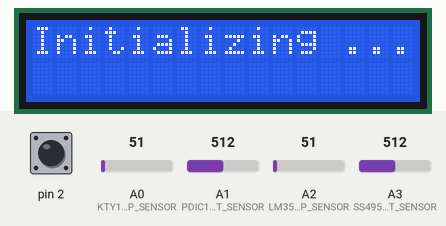
Simulated run of this program. Board: Arduino Uno, built with avr-gcc and run on an emulated ATmega328P. Parts: 16×2 character LCD. The test bench sets the inputs (shaded band); at power-on: pin 2 HIGH, A2 (LM35_TEMP_SENSOR) = 51, A0 (KTY120_TEMP_SENSOR) = 51, A1 (PDIC144_LIGHT_SENSOR) = 512, A3 (SS495_MAGNET_SENSOR) = 512.

Above: at 0.1 s.
2.8 s: pin 2 driven LOW
At 4.8 s:
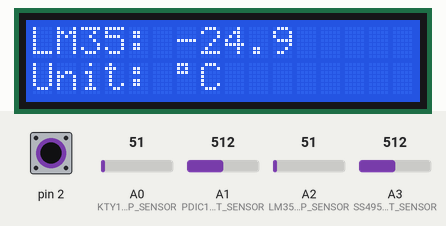
5.1 s: A2 (LM35_TEMP_SENSOR) set to 61
At 6.8 s:
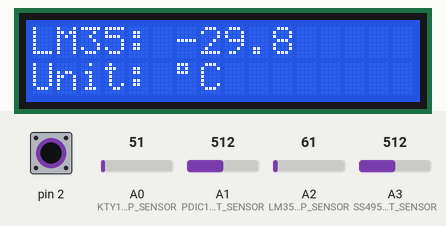
7.1 s: A2 (LM35_TEMP_SENSOR) set to 71
At 8.9 s:
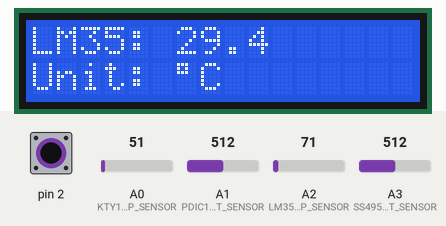
9.2 s: A2 (LM35_TEMP_SENSOR) set to 86
At 10.9 s:
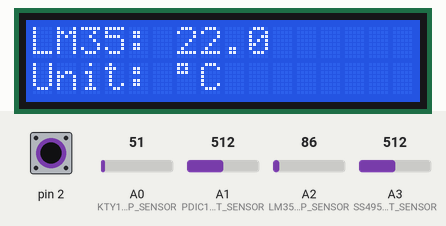
11.2 s: pin 2 pulsed HIGH 2 times (0.12 s each, 0.3 s apart)
At 13.3 s:
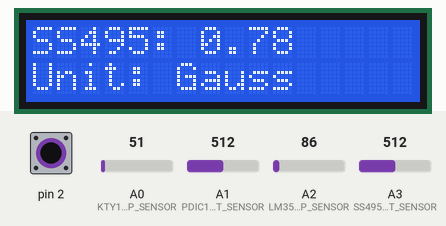
14.3 s: pin 2 pulsed HIGH 5 times (0.12 s each, 0.3 s apart)
At 17.2 s:
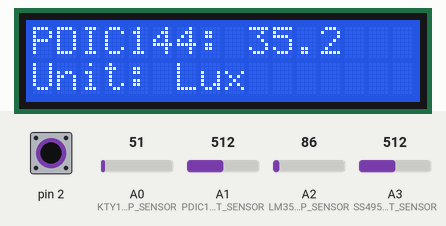
Timing chart, 0 to 18.4 s (numbered marks = the images above; inputs shaded):
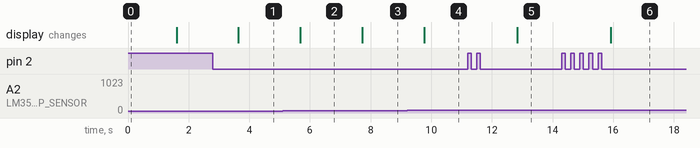

The program:

main.cpp
```cpp
#include <Arduino.h>
#include <LiquidCrystal_I2C.h>
#include <avr/interrupt.h>

#define U_REF 5
#define R1 1000.0
#define AD_MAX 1023.0
#define MIN_TEMP_KTY120 -55;
#define MAX_TEMP_KTY120 155;

#define KTY120 0
#define LM35 1
#define MAGNET 2
#define LIGHT 3
#define SENSOR_NUMBER 4

#define KTY120_TEMP_SENSOR A0
#define LM35_TEMP_SENSOR A2
#define SS495_MAGNET_SENSOR A3
#define PDIC144_LIGHT_SENSOR A1

const float lookup[24][2] = {
    {-55, 490},
    {-50, 515},
    {-40, 567},
    {-30, 624},
    {-20, 684},
    {-10, 747},
    {0, 815},
    {10, 886},
    {20, 961},
    {25, 1000},
    {30, 1040},
    {40, 1122},
    {50, 1209},
    {60, 1299},
    {70, 1392},
    {80, 1490},
    {90, 1591},
    {100, 1696},
    {110, 1805},
    {120, 1915},
    {125, 1970},
    {130, 2023},
    {140, 2124},
    {150, 2211},
};

volatile uint16_t timerStart;

volatile uint8_t sensorSelector = KTY120;
volatile uint8_t prevPinState = LOW;

#define SELECT_NEXT_SENSOR sensorSelector = (sensorSelector + 1) % SENSOR_NUMBER

float getKTY120TempInCelsius();
float getLM35TempInCelsius();
float getSS495MagnetInGauss();
float getPDIC144LightInLux();

LiquidCrystal_I2C lcd(0x27, 16, 2);

void setup()
{
  TCCR1A = 0;
  // Interrupt f체r Timer 1 aktivieren
  TIMSK1 |= (1 << TOIE1);
  // Prescaler = 64
  TCCR1B = (1 << CS10) | (1 << CS11);
  // 1 Sek TCCR1B = (1 << CS12);
  timerStart = 58036;
  TCNT1 = timerStart;
  Serial.begin(9600);
  sei();

  lcd.init();
  lcd.clear();
  lcd.backlight();
  lcd.setCursor(0, 0);
  lcd.print("Initializing ...");
  delay(1500);
  lcd.clear();
}

void loop()
{
  lcd.clear();
  lcd.setCursor(0, 0);

  switch (sensorSelector)
  {
  case KTY120:
    if (getKTY120TempInCelsius() != -999.0)
    {
      lcd.print("KTY120: ");
      lcd.print(getKTY120TempInCelsius(), 1);
      lcd.setCursor(0, 1);
      lcd.print("Unit: ");
      lcd.print(char(223));
      lcd.print("C");
    }
    else
    {
      lcd.print("Error: KTY120");
    }
    break;
  case LM35:
    if (getLM35TempInCelsius() != -999.0)
    {
      lcd.print("LM35: ");
      lcd.print(getLM35TempInCelsius(), 1);
      lcd.setCursor(0, 1);
      lcd.print("Unit: ");
      lcd.print(char(223));
      lcd.print("C");
    }
    else
    {
      lcd.print("Error: LM35");
    }
    break;
  case MAGNET:

    if (getSS495MagnetInGauss() != -999.0)
    {
      lcd.print("SS495: ");
      lcd.print(getSS495MagnetInGauss(), 2);
      lcd.setCursor(0, 1);
      lcd.print("Unit: ");
      lcd.print("Gauss");
    }
    else
    {
      lcd.print("Error: SS495");
    }
    break;
  case LIGHT:
    if (getPDIC144LightInLux() != -999.0)
    {
      lcd.print("PDIC144: ");
      lcd.print(getPDIC144LightInLux(), 1);
      lcd.setCursor(0, 1);
      lcd.print("Unit: ");
      lcd.print("Lux");
    }
    else
    {
      lcd.print("Error: PDIC144");
    }
    break;
  }
  delay(1000);
}

float getKTY120TempInCelsius()
{
  float u_sensor = analogRead(KTY120_TEMP_SENSOR) * (U_REF / AD_MAX);
  float r_sensor = R1 * (U_REF - u_sensor) / u_sensor;

  float t_1, t_2, r_1, r_2;

  for (int i = 0; i < 24; i++)
  {
    if (r_sensor >= lookup[i][1] && r_sensor <= lookup[i + 1][1])
    {
      t_1 = lookup[i][0];
      t_2 = lookup[i + 1][0];
      r_1 = lookup[i][1];
      r_2 = lookup[i + 1][1];

      return t_1 + (r_sensor - r_1) * (t_2 - t_1) / (r_2 - r_1);
    }
  }
  return -999.0;
}

float getLM35TempInCelsius()
{
  float temp = (5 * analogRead(LM35_TEMP_SENSOR) * 100 / AD_MAX) * -1.0;

  if (temp >= -55 && temp <= 150)
  {
    return temp;
  }
  return -999.0;
}

float getSS495MagnetInGauss()
{
  float u_sensor = analogRead(SS495_MAGNET_SENSOR) * (U_REF / AD_MAX);

  if (u_sensor >= 0.5 && u_sensor <= 4.5)
  {
    return 320 * u_sensor - 800;
  }

  return -999.0;
}

float getPDIC144LightInLux()
{
  float u_sensor = analogRead(PDIC144_LIGHT_SENSOR) * (U_REF / AD_MAX);

  float lux = pow(10, (0.67 * log10(u_sensor) + 1.28));

  if(lux >= 0.0 && lux <= 1000.0)
  {
    return lux;
  }

  return -999.0;
}

ISR(TIMER1_OVF_vect)
{
  uint8_t currentPinState = digitalRead(2);

  if (currentPinState == LOW && prevPinState == HIGH)
  {
    SELECT_NEXT_SENSOR;
  }

  prevPinState = currentPinState;
}
```

Measured:
- after the input at 2.8 s, the display: changes after 0.84 s (image 1)
- after the input at 5.1 s, the display: changes after 0.59 s (image 2)
- after the input at 7.1 s, the display: changes after 0.63 s (image 3)
- after the input at 9.2 s, the display: changes after 0.57 s (image 4)
- after the input at 11.2 s, the display: changes after 1.6 s (image 5)
- after the input at 14.3 s, the display: changes after 1.6 s (image 6)
